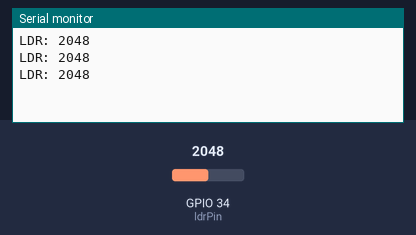
Recording of a sketch running on a simulated ESP32. On the bench: the last lines printed to the serial monitor. The inputs (shaded band) are chosen by the test bench; at power-on: GPIO 34 (ldrPin) = 2048.

Above: at 2.2 s.
2.3 s: GPIO 34 (ldrPin) set to 2866
At 2.9 s:
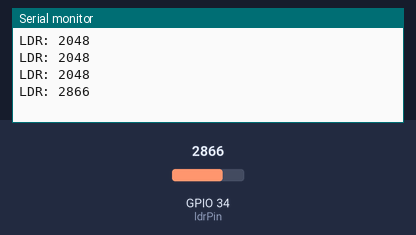
3.8 s: GPIO 34 (ldrPin) set to 3603
At 4.4 s:
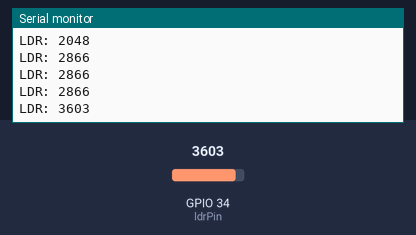
Timing chart, 0 to 6.8 s (numbered marks = the images above; inputs shaded):
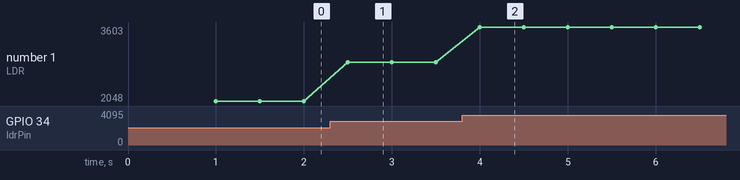

The sketch:

ldr_reading.ino
```cpp
const int ldrPin = 34;  // ADC pin connected to LDR

void setup() {
  Serial.begin(115200);
  delay(1000);
}

void loop() {
  int ldrValue = analogRead(ldrPin);
  Serial.printf("LDR: %d\n", ldrValue);
  delay(500);
}
```

Measured:
- after the input at 2.3 s, the serial monitor: prints a new line after 0.20 s (image 1)
- after the input at 3.8 s, the serial monitor: prints a new line after 0.20 s (image 2)
- plotted number 1: 2048 → 2866 after the input at 2.3 s, 2866 → 3603 after the input at 3.8 s
